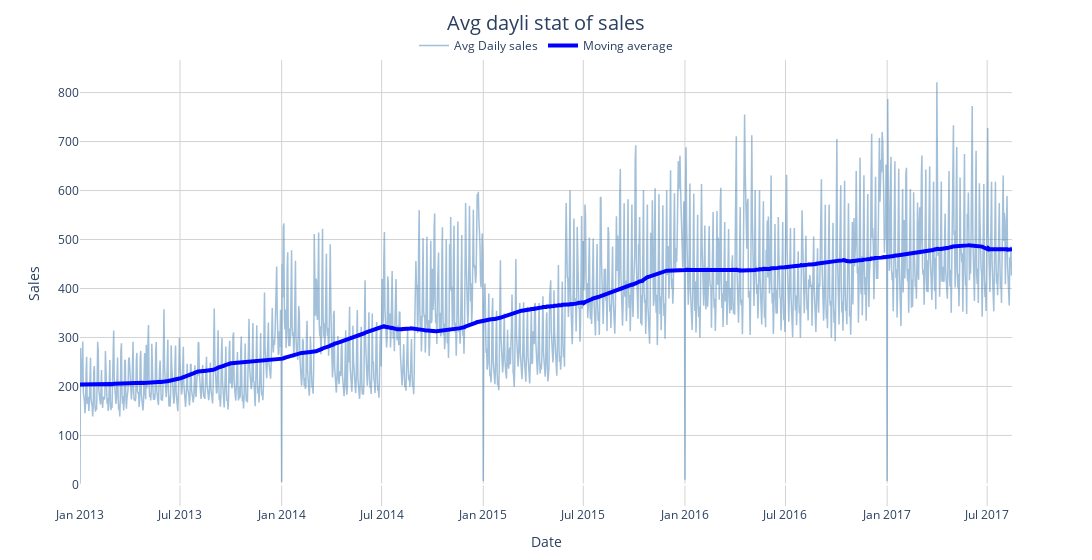

The notebook cell this image was saved under:
### Code cell
# avg_daily_stat
avg_daily_stat = train[['date', 'sales', 'onpromotion']].groupby('date').mean()
moving_avg = avg_daily_stat['sales'].rolling(
    window=365, center=True, min_periods=180).mean()
fig = go.Figure(go.Scatter(
        y=avg_daily_stat['sales'], 
        x=avg_daily_stat.index, 
        name='Avg Daily sales',
        line={'color':'rgba(70,130,180,0.5)','width':1.5}), 
    layout=layout)
fig.add_scatter(
    y=moving_avg,
    x=avg_daily_stat.index,
    line={'width': 4,'color':'blue'}, name='Moving average'
    )



fig.update_layout(
    yaxis={'title': 'Sales'},
    xaxis={'title': 'Date'},
    title={'text': 'Avg dayli stat of sales'}
)
fig.show()

### Figure 1 — Plotly figure (JSON) as saved in the notebook; plotly's stock layout.template omitted (floating-point values rounded to 4 significant figures; data arrays with more than 128 entries replaced by an {"elided": "..."} marker saying what was removed)
{"data": [{"line": {"color": "rgba(70,130,180,0.5)", "width": 1.5}, "name": "Avg Daily sales", "type": "scatter", "x": {"elided": "1684 str values"}, "y": {"elided": "1684 float values"}}, {"line": {"color": "blue", "width": 4}, "name": "Moving average", "type": "scatter", "x": {"elided": "1684 str values"}, "y": {"elided": "1684 float values"}}], "layout": {"legend": {"orientation": "h", "x": 0.5, "xanchor": "center", "y": 1, "yanchor": "bottom"}, "margin": {"b": 25, "t": 60}, "plot_bgcolor": "rgba(0,0,0,0)", "title": {"font": {"size": 20}, "text": "Avg dayli stat of sales", "x": 0.5}, "width": 1200, "xaxis": {"gridcolor": "LightGray", "title": {"text": "Date"}}, "yaxis": {"gridcolor": "LightGray", "title": {"text": "Sales"}}}}
